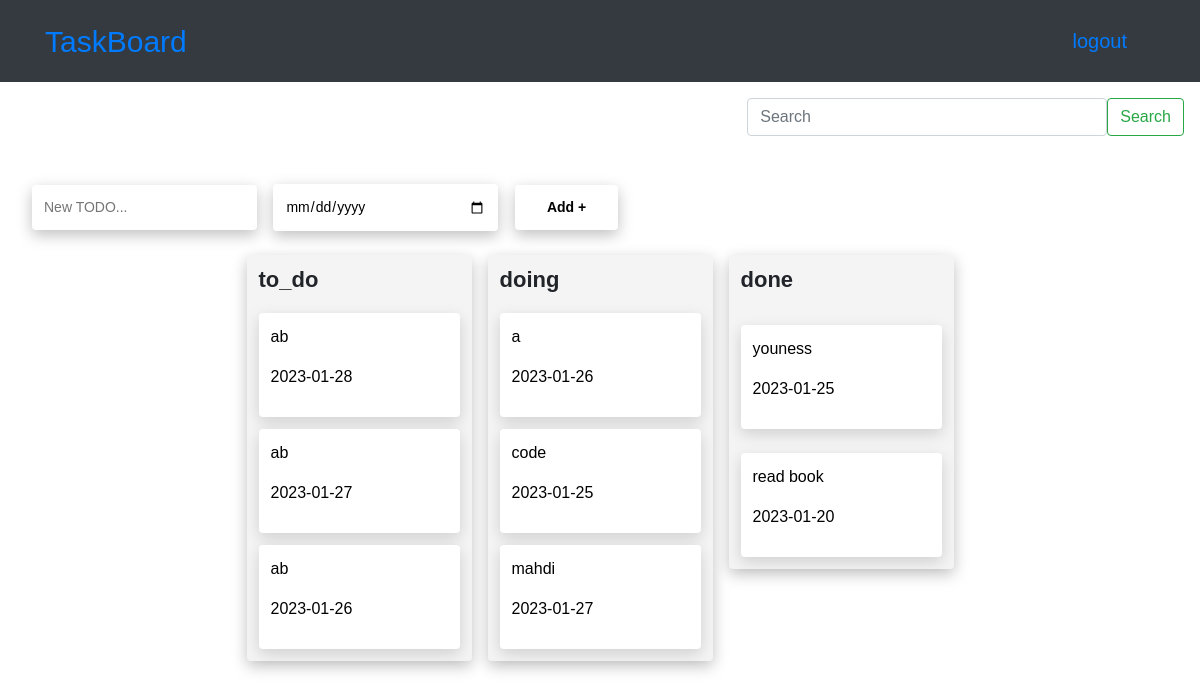
The page /view/kanban.php (signed in) on the database its author committed.
### tables this page shows
CREATE TABLE `tasks` (
  `ID_TASK` int(11) NOT NULL,
  `TITLE` varchar(50) DEFAULT NULL,
  `DATE` date DEFAULT NULL,
  `ID_USER` int(11) DEFAULT NULL,
  `STAT` varchar(20) NOT NULL
);

### controllers/task.php (called while the page is built, shortened)
<?php
include_once "../model/task.php";
$obj = new task();

### model/connect.php (called while the page is built, shortened)
<?php
class Database {
    protected function connect()
    {
      $dsn = "mysql:host=localhost:3307;dbname=kanban";
      $user = "root";
      $password = "";
      $conn = new PDO($dsn, $user, $password);
      return $conn;
    }
  }
?>

### model/task.php (called while the page is built, shortened)
<?php
include_once "connect.php";
class task extends Database{
    public function showTask($stat){
        $sql = "SELECT * FROM tasks WHERE STAT = ?";
        $stmt = $this->connect()->prepare($sql);
        $stmt->execute([$stat]);
        $result = $stmt->fetchAll(PDO::FETCH_ASSOC);
        return $result;
    }
}
?>

### view/kanban.php (the view, shortened to what this page needs)
<?php
include_once "../controllers/task.php";
$to_do =  $obj->showTask("to_do");
$doing = $obj->showTask("doing");
$done = $obj->showTask("done");
?>
<!DOCTYPE html>
<html lang="en">
<head>
    <link rel="stylesheet" href="https://stackpath.bootstrapcdn.com/bootstrap/4.1.3/css/bootstrap.min.css">
    <link rel="stylesheet" href="https://use.fontawesome.com/releases/v5.8.1/css/all.css">
    <link rel="stylesheet" href="css/Nav.css">
    <link rel="stylesheet" href="css/styles.css" />
</head>
<body>
    <nav class="navbar sticky-top navbar-expand-lg bg-dark">
        <div class="container">
            <a class="navbar-brand" href="#">TaskBoard</a>
            <div class="collapse navbar-collapse" id="navbarSupportedContent">
                <ul class="navbar-nav mr-auto w-100 justify-content-end">
                    <li class="nav-item">
                        <a class="nav-link" href="logout.php">logout</a>
                    </li>
                </ul>
            </div>
        </div>
    </nav>
    <div class="board">
        <form class="d-flex justify-content-end m-3" >
            <input class="form-control me-2 " type="search" placeholder="Search" aria-label="Search" style="width:30vw;">
            <button class="btn btn-outline-success" type="submit">Search</button>
        </form>
        <form id="todo-form">
            <input type="text" placeholder="New TODO..." name="todo" id="todo-input" />
            <input type="date" placeholder="Deadline" name="Deadline" id="Deadline">
            <button type="submit" >Add +</button>
        </form>
        <div class="lanes">
            <div class="swim-lane" id="todo-lane">
                <h3 class="heading">to_do</h3>
                <?php for($i=0;$i<count($to_do) ; $i++){ ?>
                <div class="task" draggable="true">
                    <p><?= $to_do[$i]['TITLE']?></p>
                    <p><?php  echo $to_do[$i]['DATE']?></p>
                </div>
                <?php }?>
            </div>
            <div class="swim-lane">
                <h3 class="heading">doing</h3>
                <?php for($i=0;$i<count($doing) ; $i++){ ?>
                <div class="task" draggable="true">
                    <p><?= $doing[$i]['TITLE']?></p>
                    <p><?php  echo $doing[$i]['DATE']?></p>
                </div>
                <?php }?>
            </div>
            <div class="swim-lane">
                <h3 class="heading">done</h3>
                <?php for($i=0;$i<count($done) ; $i++){ ?>
                <div class="task" draggable="true">
                    <p><?= $done[$i]['TITLE']?></p>
                    <p><?php  echo $done[$i]['DATE']?></p>
                </div>
                <?php }?>
            </div>
        </div>
    </div>
</body>
</html>

### view/css/Nav.css (style rules this page uses)
* { font-family: "Titillium Web", sans-serif; }
.navbar .navbar-brand { font-size: 30px; }
.navbar .nav-item { padding: 10px 20px; }
.navbar .nav-link { font-size: 20px; margin-left: 10px; }

### view/css/styles.css (style rules this page uses)
* { padding: 0; margin: 0; box-sizing: border-box; font-family: sans-serif; -ms-overflow-style: none; scrollbar-width: none; }
body { background-image: url(https://images.unsplash.com/photo-1519681393784-d120267933ba?ixlib=rb-4.0.3&ixid=MnwxMjA3fDB8MHxwaG90by1wYWdlfHx8fGVufDB8fHx8&auto=format&fit=crop&w=1470&q=80); background-size: cover; background-position: center; }
.board { width: 100%; height: 100vh; overflow: auto; }
#todo-form { padding: 32px 32px 0; }
#todo-form input { padding: 12px; margin-right: 12px; width: 225px; border-radius: 4px; border: none; box-shadow: 0px 5px 15px rgba(0, 0, 0, 0.25); background: white; font-size: 14px; outline: none; }
#todo-form button { padding: 12px 32px; border-radius: 4px; border: none; box-shadow: 0px 5px 15px rgba(0, 0, 0, 0.25); background: #ffffff; color: black; font-weight: bold; font-size: 14px; cursor: pointer; }
.lanes { display: flex; align-items: flex-start; justify-content: center; gap: 16px; padding: 24px 32px; overflow: auto; height: 100%; }
.heading { font-size: 22px; font-weight: bold; margin-bottom: 8px; }
.swim-lane { display: flex; flex-direction: column; gap: 12px; background: #f4f4f4; box-shadow: 0px 5px 15px rgba(0, 0, 0, 0.25); padding: 12px; border-radius: 4px; width: 225px; min-height: 120px; flex-shrink: 0; }
.task { background: white; color: black; box-shadow: 0px 5px 15px rgba(0, 0, 0, 0.15); padding: 12px; border-radius: 4px; font-size: 16px; cursor: move; }

### rows shown on the page
tasks: TITLE "ab", DATE "2023-01-28"
tasks: TITLE "ab", DATE "2023-01-27"
tasks: TITLE "ab", DATE "2023-01-26"
tasks: TITLE "a", DATE "2023-01-26"
tasks: TITLE "code", DATE "2023-01-25"
tasks: TITLE "mahdi", DATE "2023-01-27"
tasks: TITLE "youness", DATE "2023-01-25"
tasks: TITLE "read book", DATE "2023-01-20"
